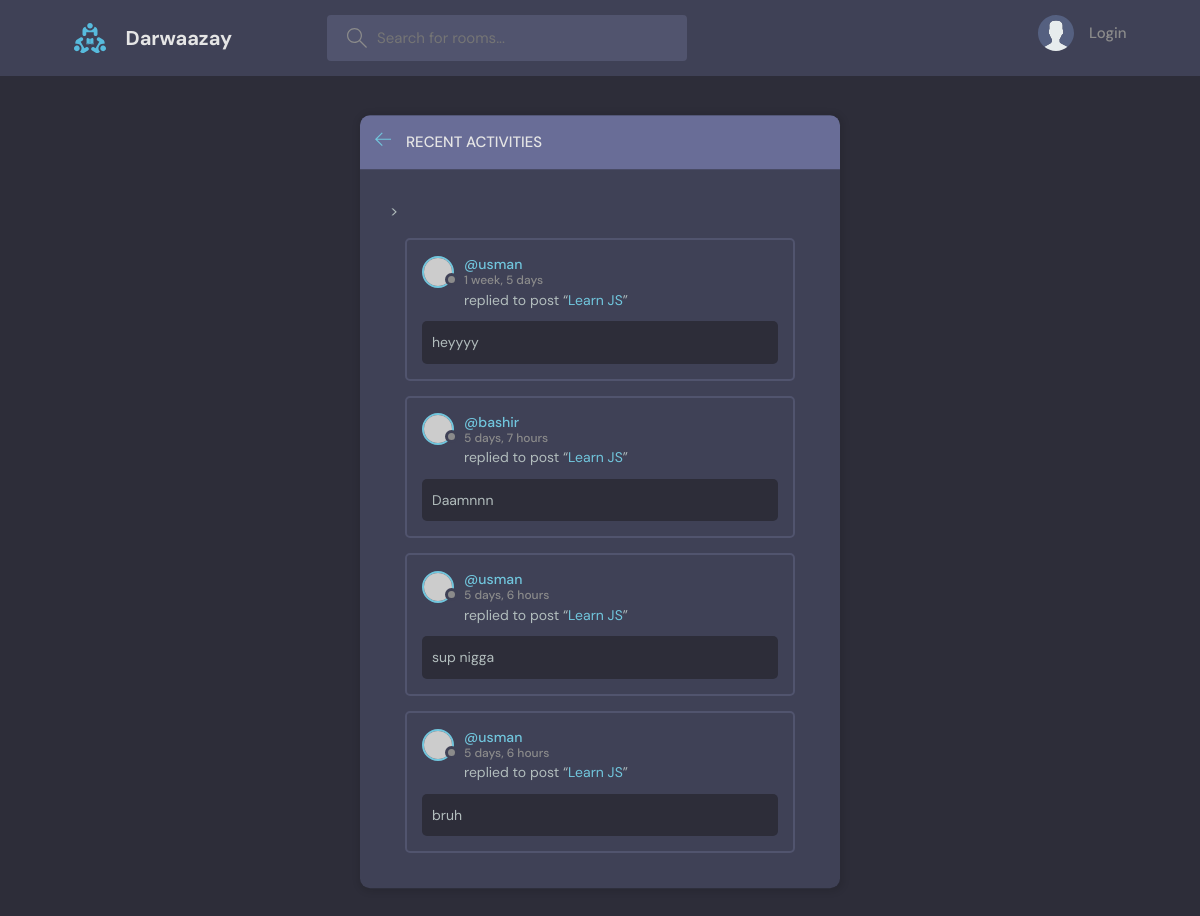
The page /activity/ on the database as committed earlier.
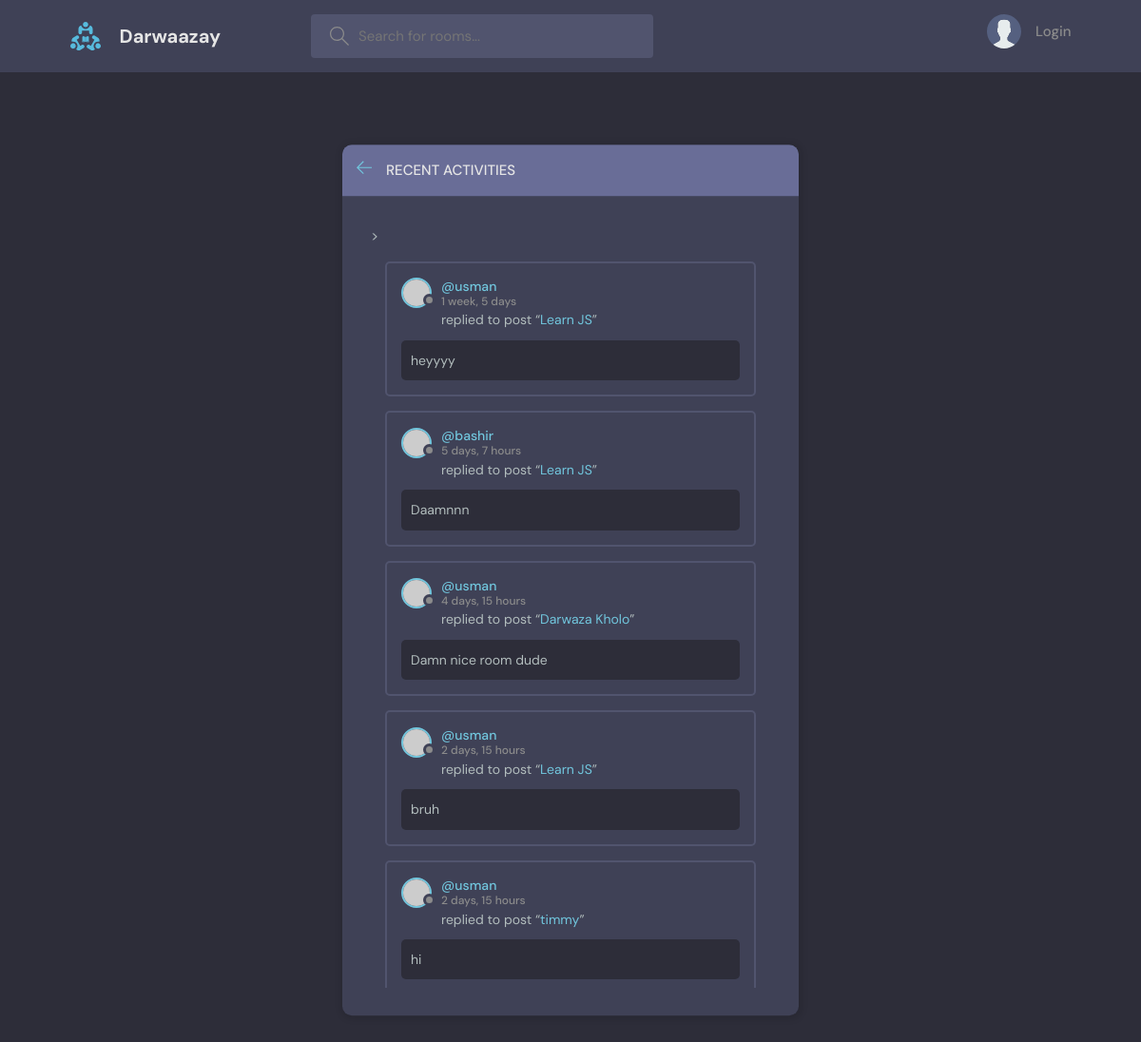
The same page on the database as committed later.
### doors/models.py (models this page shows, shortened)
class Message(models.Model):
    user = models.ForeignKey(User, on_delete=models.CASCADE)
    room = models.ForeignKey(Room, on_delete=models.CASCADE)
    body = models.TextField()
    updated = models.DateTimeField(auto_now=True)
    created = models.DateTimeField(auto_now_add=True)
    def __str__(self):
        return self.body[0:50]

class Room(models.Model):
    host = models.ForeignKey(User, on_delete=models.SET_NULL, null=True)
    topic = models.ForeignKey(Topic, on_delete=models.SET_NULL, null=True)
    name = models.CharField(max_length=200)
    participants = models.ManyToManyField(User, related_name='participants', blank=True)
    description = models.TextField(null=True, blank=True)
    updated = models.DateTimeField(auto_now=True)
    created = models.DateTimeField(auto_now_add=True)
    class Meta:
        ordering = ['-updated', '-created']

### doors/views.py (the view)
# urls.py: path('activity/', views.activityPage, name='activity'),
def activityPage(request):
    room_messages = models.Message.objects.all()
    context = {'room_messages':room_messages}
    return render(request, 'doors/activity.html', context)

### doors/templates/doors/activity.html (shortened to what this page needs)
{% extends 'main.html' %}
{% block content %}
    <main class="layout">
      <div class="container">
        <div class="layout__box">
          <div class="layout__boxHeader">
            <div class="layout__boxTitle">
              <a href="{% url 'home' %}">
                <svg version="1.1" xmlns="http://www.w3.org/2000/svg" width="32" height="32" viewBox="0 0 32 32">
                  <title>arrow-left</title>
                  <path
                    d="M13.723 2.286l-13.723 13.714 13.719 13.714 1.616-1.611-10.96-10.96h27.625v-2.286h-27.625l10.965-10.965-1.616-1.607z"
                  ></path>
                </svg>
              </a>
              <h3>Recent Activities</h3>
            </div>
          </div>
          <div class="activities-page layout__body">
            <div class="activities__list scroll">>
              {% for message in room_messages %}
                <div class="activities__box">
                  <div class="activities__boxHeader roomListRoom__header">
                    <a href="{% url 'user-profile' message.user.id %}" class="roomListRoom__author">
                      <div class="avatar avatar--small">
                        <img src="https://randomuser.me/api/portraits/women/11.jpg" />
                      </div>
                      <p>
                        @{{message.user.username}}
                        <span>{{message.created|timesince}}</span>
                      </p>
                    </a>
                  </div>
                  <div class="activities__boxContent">
                    <p>replied to post “<a href="{% url 'room' message.room.id %}">{{message.room.name}}</a>”</p>
                    <div class="activities__boxRoomContent">
                      {{message}}
                    </div>
                  </div>
                </div>
              {% endfor %}
            </div>
          </div>
        </div>
      </div>
    </main>
{% endblock %}

Rows that differ between the two databases and show on the page:
removed Message: user.username "usman", created "5 days, 6 hours", room.name "Learn JS", body "sup nigga"
removed Message: user.username "usman", created "5 days, 6 hours", room.name "Learn JS", body "bruh"
added Message: user.username "usman", created "4 days, 15 hours", room.name "Darwaza Kholo", body "Damn nice room dude"
added Message: user.username "usman", created "2 days, 15 hours", room.name "Learn JS", body "bruh"
added Message: user.username "usman", created "2 days, 15 hours", room.name "timmy", body "hi"
